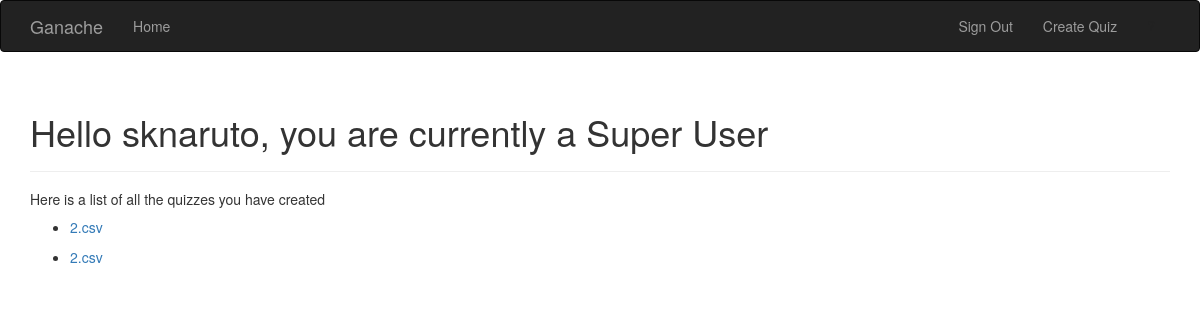
Page / (signed in) on the earlier database version.
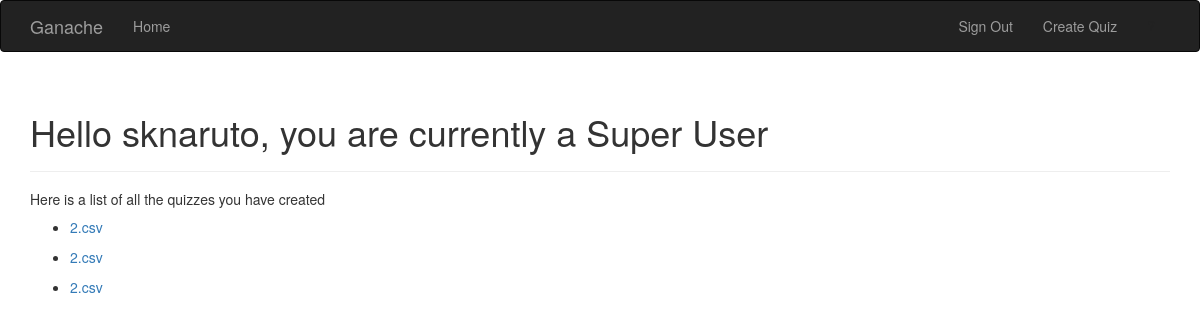
Same page on the later database version.
### app/models.py (models this page shows, shortened)
class User(UserMixin, db.Model):
    __tablename__ = 'users'
    id = db.Column(db.Integer, primary_key=True)
    email = db.Column(db.String(64), unique=True, index=True)
    username = db.Column(db.String(64), unique=True, index=True)
    role_id = db.Column(db.Integer, db.ForeignKey('roles.id'), default = 1)
    password_hash = db.Column(db.String(128))
    confirmed = db.Column(db.Boolean, default = False)
    requests = db.relationship('Request', backref='userRequestList', lazy = 'dynamic')
    quizList = db.relationship('Quiz', backref='quizList', lazy = 'dynamic')
    scores = db.relationship('Score', backref='scoresList', lazy = 'dynamic')
    @property
    def password(self):
        raise AttributeError('password is not a readable attribute')

class Quiz(db.Model):
    __tablename__ = 'quizzes'
    id = db.Column(db.Integer, primary_key = True)
    quizName = db.Column(db.String(128), default = '')
    creatorId = db.Column(db.Integer, db.ForeignKey('users.id'), default = 1)
    questionsIdList = db.Column(db.PickleType)
    questions = db.relationship('Question', backref='questionList', lazy = 'dynamic')
    def generateToken(self):
        return str(self.id) + '-' + str(self.quizName)

### app/main/views.py (the view, shortened to what this page needs)
@main.route('/')
def index():
    if current_user.is_authenticated:
        role_id = User.query.filter_by(id=current_user.get_id()).first().role_id
    else:
    	return render_template('index.html')
    if role_id == -1:
    	pass
    elif role_id == 2 or role_id == 3:
    	quizzes = Quiz.query.filter_by(creatorId = current_user.get_id())
    	quizNamesList = []
    	quizTokenList = []
    	for quiz in quizzes:
    		quizNamesList.append(quiz.quizName)
    		quizTokenList.append(quiz.generateToken())
    	listLen = len(quizTokenList)
    	if role_id == 2:
    		role = "Quiz Setter"
    	else:
    		role = "Super User"
    	return render_template('quizSetter.html', user = current_user, quizTokenList = quizTokenList, quizNamesList = quizNamesList, listLen = listLen, role = role)

### app/auth/views.py (called while the page is built)
@auth.before_app_request
def before_request():
	if current_user.is_authenticated and not current_user.confirmed and request.endpoint[:5] != 'auth.':
		return redirect(url_for('auth.unconfirmed'))

### app/models.py (called while the page is built)
@login_manager.user_loader
def load_user(user_id):
	return User.query.get(int(user_id))

### app/templates/quizSetter.html (shortened to what this page needs)
{% extends "base.html" %}
{% import "bootstrap/wtf.html" as wtf %}
{% block page_content %}
<div class="page-header">
    <h1>Hello {{ user.username }}, you are currently a {{role}}
    </h1>
</div>
<h5>Here is a list of all the quizzes you have created</h5>
    <ul>
{% for i in range(listLen) %}
    <li>
        <a href = "{{url_for('quiz.quizz') }}view/{{quizTokenList[i]}}" >
            <p>
                {{ quizNamesList[i] }}
            </p>
        </a>
    </li>
{% endfor %}
    </ul>
{% endblock %}

### app/templates/base.html (shortened to what this page needs)
{% extends "bootstrap/base.html" %}
{% block head %}
{{ super() }}
{% endblock %}
{% block navbar %}
<div class="navbar navbar-inverse" role="navigation">
    <div class="container">
        <div class="navbar-header">
            <a class="navbar-brand" href="{{ url_for('main.index') }}">Ganache</a>
        </div>
        <div class="navbar-collapse collapse">
            <ul class="nav navbar-nav">
                <li><a href="{{ url_for('main.index') }}">Home</a></li>
            </ul>
            <ul class="nav navbar-nav navbar-right">
            {% if current_user.is_authenticated %}
                <li><a href="{{ url_for('auth.logout') }}">Sign Out</a></li>
            {% else %}
                <li><a href="{{ url_for('auth.login') }}">Sign In</a></li>
            {% endif %}
                <li><a href="{{ url_for('quiz.createQuiz')}}">Create Quiz</a></li>
                <li><a id="hyde" href="{{ url_for('superuser.upgrade')}}">?</a></li>
            </ul>
        </div>
    </div>
</div>
{% endblock %}
{% block content %}
<div class="container">
    {% block page_content %}{% endblock %}
</div>
<link rel="stylesheet" type="text/css" href="{{ url_for('static', filename='base.css') }} ">
{% endblock %}

### app/static/base.css (style rules this page uses)
a#hyde { color:#222; cursor: default; }

Differences in the rows shown:
added Quiz: quizName "2.csv"
